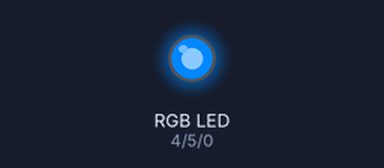
A sketch run on a simulated Arduino Uno, built with avr-gcc and run on an emulated ATmega328P. Shown: an RGB LED mixed from three pins (HIGH = lit).

Above: at 0.05 s.
At 0.7 s:
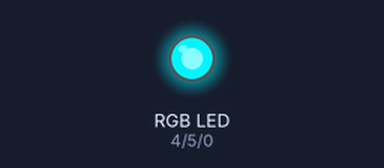
At 1.05 s:
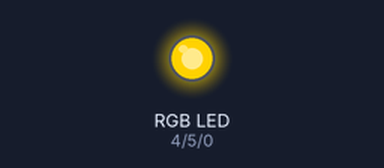
At 1.4 s:
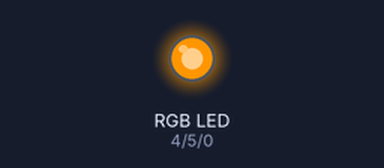
At 2.1 s:
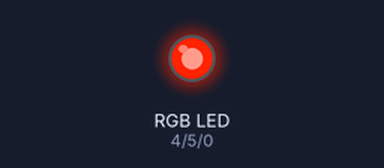
At 2.8 s:
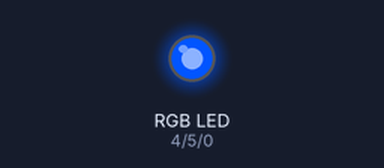
Timing chart, 0 to 7.1 s (numbered marks = the images above):
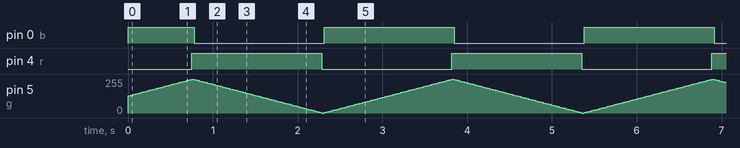

The sketch:

pwmLedOverlapPulse.ino
```cpp
// The order of the pins on the board, D1, D2, D3
int g = 5;
int r = 4;
int b = 0;

// Set default brightness
int brightnessr = 0;
int brightnessg = 125;
int brightnessb = 250;
int fader = 5;
int fadeg = 5;
int fadeb = 5;

// Set all pins to output
void setup() {
  pinMode(r, OUTPUT);
  pinMode(g, OUTPUT);
  pinMode(b, OUTPUT);
}

// Pulse loop that cycles through each colour asynchronously
void loop() {
  analogWrite(r, brightnessr);
  analogWrite(g, brightnessg);
  analogWrite(b, brightnessb);

  brightnessr = brightnessr + fader;
  brightnessg = brightnessg + fadeg;
  brightnessb = brightnessb + fadeb;
  analogWrite(r, brightnessr);
  analogWrite(g, brightnessg);
  analogWrite(b, brightnessb);

  if (brightnessr <= 0 || brightnessr >= 255) {
    fader = -fader;
  }
  if (brightnessg <= 0 || brightnessg >= 255) {
    fadeg = -fadeg;
  }
  if (brightnessb <= 0 || brightnessb >= 255) {
    fadeb = -fadeb;
  }
  delay(30);
}
```

Measured:
- by itself, pin 0 (b): repeats every 3.1 s: LOW 1.5 s, HIGH 1.5 s
- by itself, pin 4 (r): alternates HIGH for 1.5 s and LOW for 1.5 s
